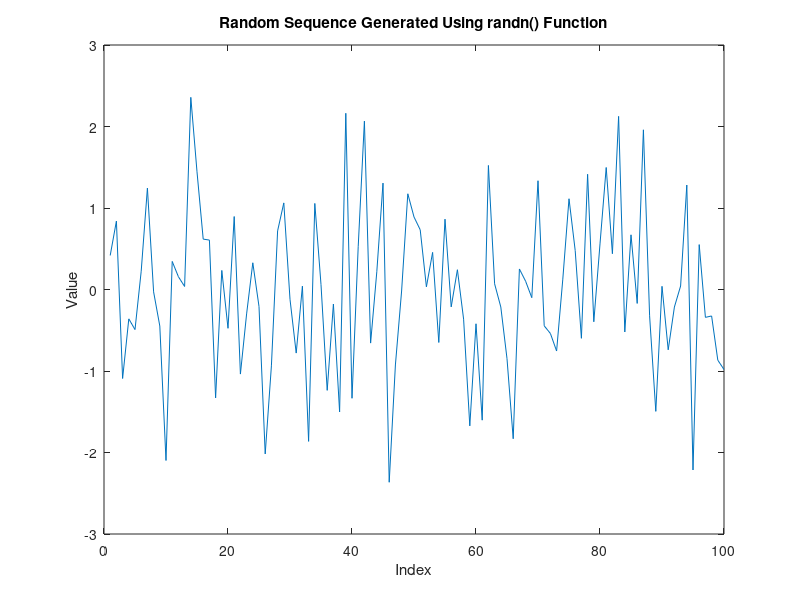

Here is the MATLAB script that generated this plot:
% Add up the values of the elements (Check with sum)
X = [1, 2, 3, 4, 5];
total_sum = sum(X);

% Compute the Running Sum (Check with sum), where Running Sum for element j = the sum of the elements from 1 to j, inclusive.

running_sum = cumsum(X);

% Generate a random sequence using rand() function
seq = rand(1, 100); % generates 1x100 array of random values between 0 and 1

% Plot the sequence
plot(seq)
title('Random Sequence Generated Using rand() Function')
xlabel('Index')
ylabel('Value')

% Generate a random sequence using randn() function
seq = randn(1, 100); % generates 1x100 array of random values from a normal distribution with mean 0 and standard deviation 1

% Plot the sequence
plot(seq)
title('Random Sequence Generated Using randn() Function')
xlabel('Index')
ylabel('Value')
